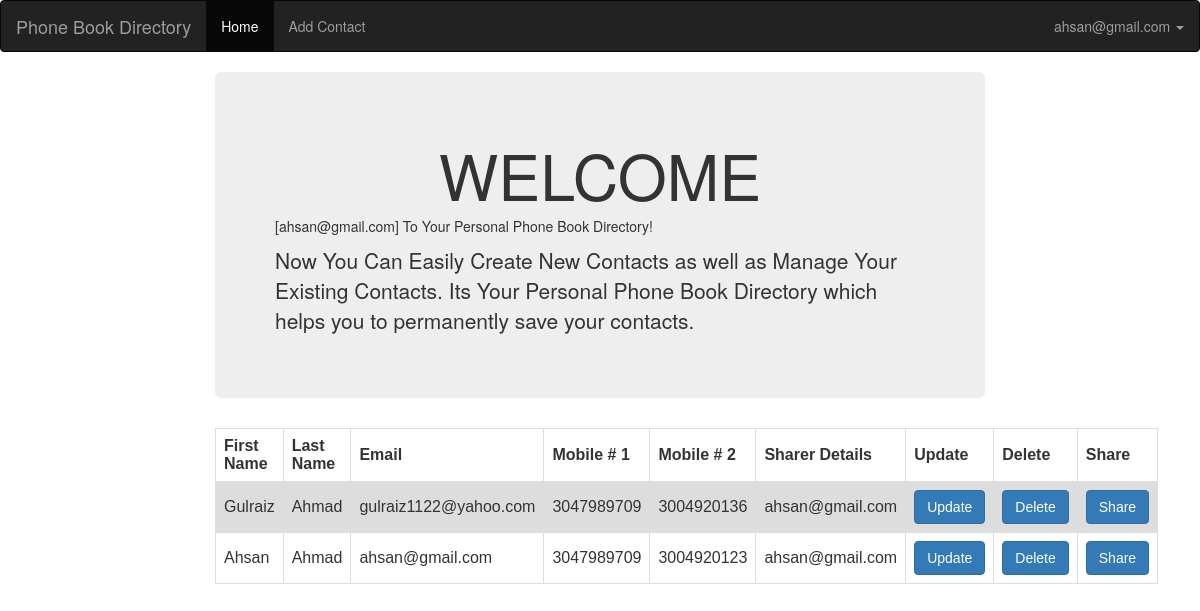
The app's page /home.php (signed in) with its own data.
### tables this page shows
CREATE TABLE `contact` (
  `fname` varchar(20) NOT NULL,
  `lname` varchar(20) NOT NULL,
  `mobile` bigint(11) NOT NULL,
  `landline` bigint(12) DEFAULT NULL,
  `emailcontact` varchar(30) NOT NULL,
  `email` varchar(30) NOT NULL,
  `address` varchar(200) NOT NULL,
  `emailfk` varchar(123) NOT NULL,
  `contactid` int(20) NOT NULL
);

### home.php (the view, shortened to what this page needs)
<?php
    require_once('php/connect.php');
    $uid = $_SESSION["uid"];
?>
<html>
<head>
    <link href="bootstrap/css/bootstrap.min.css" rel="stylesheet">
</head>
<body>
<nav class="navbar navbar-inverse">
    <div class="container-fluid">
        <?php include 'logonavbar.php'; ?>
        <div>
            <ul class="nav navbar-nav">
                <li class="active"  > <a href="home.php"> Home </a> </li>
                <li> <a href="create.php"> Add Contact </a> </li>
            </ul>
            <?php include 'logoutnavbar.php'; ?>
        </div>
    </div>
</nav>
<div class="container-fluid">
    <div class="row">
        <div class="col-xs-2" ></div>
        <div class="col-xs-8" style="background-color:white ">
            <div class="jumbotron">
                <h1> <center>WELCOME</center></h1>
                <h5></center>
                [<?php echo $uid ; ?>]
                 To Your Personal Phone Book Directory!</center></h5>
                <p>Now You Can Easily Create New Contacts as well as Manage Your Existing Contacts. Its Your Personal Phone Book Directory which helps you to permanently save your contacts.</p>
            </div>
<?php
$query ="select * from contact where email = '$uid' OR emailfk = '$uid' " ;
$result=mysqli_query($con,$query);
echo "
<table border='1'>
<tr>
<th>First Name</th>
<th>Last Name</th>
<th>Email</th>
<th>Mobile # 1</th>
<th>Mobile # 2 </th>
<th>Sharer Details </th>
<th>Update </th>
<th>Delete </th>
<th>Share </th>
</tr>";
while($row = mysqli_fetch_array($result))
  {
  echo "<tr>";
  echo "<td>" . $row['fname'] . "</td>";
  echo "<td>" . $row['lname'] . "</td>";
  echo "<td>" . $row['emailcontact'] . "</td>";
  echo "<td>" . $row['mobile'] . "</td>";
  echo "<td>" . $row['landline'] . "</td>";
  if($row['emailfk'] != ''){
  echo "<td>" . $row['emailfk'] . "</td>";
}
else{
  echo "<td> Added By Admin</td>";
}
if($row['emailfk'] != ''){
?>
  <td><a href="updatedata.php?updatecontact=<?php echo $row['contactid']; ?>"><button class="btn btn-primary">Update</button></a></td>
  <td><a href="home.php?deletecontact=<?php echo $row['contactid']; ?>"><button class="btn btn-primary">Delete</button></a></td>
  <td><a href="share.php?sharecontact=<?php echo $row['contactid']; ?>"><button class="btn btn-primary">Share</button></a></td>
    <?php
}else{
  echo "<td>Cant Update</button></td>";
  echo "<td> Cant Delete</td>";
  echo "<td> Cant Share</td>";
}
  echo "</tr>";
  }
echo "</table>";
?>
        </div>
        <div class="col-xs-2" ></div>
    </div>
</div>
</body>
</html>

### logonavbar.php
<div class="navbar-header">
	<a hre="#" class="navbar-brand" /> Phone Book Directory </a>
</div>

### logoutnavbar.php (shortened to what this page needs)
<ul class="nav navbar-nav navbar-right">
                <li class="dropdown">
                    <a href="#" class="dropdown-toggle" data-toggle="dropdown"> <?php echo $uid ; ?> <span class="caret"></span></a>
                </li>
            </ul>

### home.php (style rules this page uses)
table { font-family: arial, sans-serif; }
td, th { border: 1px solid #dddddd; text-align: left; padding: 8px; }
tr:nth-child(even) { background-color: #dddddd; }

### records on screen
contact: fname "Gulraiz", lname "Ahmad", emailcontact "gulraiz1122@yahoo.com", mobile "3047989709", landline "3004920136", emailfk "ahsan@gmail.com"
contact: fname "Ahsan", lname "Ahmad", emailcontact "ahsan@gmail.com", mobile "3047989709", landline "3004920123", emailfk "ahsan@gmail.com"

### other values on screen
$uid "ahsan@gmail.com"
